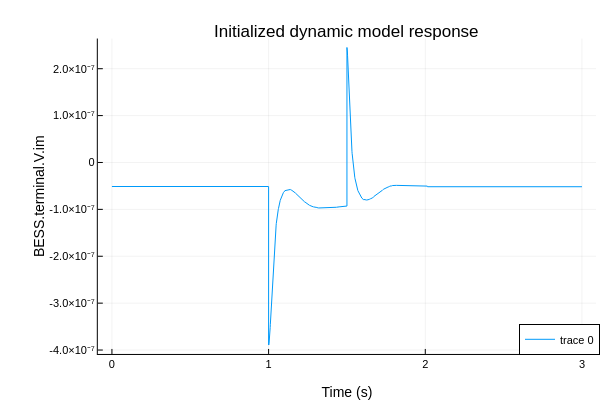

The notebook cell saved with this chart:
### Code cell
# Cell 6: Plot the initialized dynamic model
initialized_df = DataFrame(CSV.File(initialized_resultfile))

plotlyjs()
p = plot(initialized_df[!, "time"], initialized_df[!, PLOT_VARIABLE], label = [PLOT_VARIABLE])
plot!(p, legend = :bottomright, titlefontsize = 12, labelfontsize = 10)
title!(p, "Initialized dynamic model response")
xlabel!(p, "Time (s)")
ylabel!(p, PLOT_VARIABLE)

### Figure 1 — Plotly figure (JSON) as saved in the notebook; plotly's stock layout.template omitted (floating-point values rounded to 4 significant figures; data arrays with more than 128 entries replaced by an {"elided": "..."} marker saying what was removed)
{"data": [{"colorbar": {"len": 0.8761, "title": "", "x": 0.9934, "y": 0.5104}, "legendgroup": ["BESS.terminal.V.im"], "line": {"color": "rgba(0, 154, 250, 1.000)", "dash": "solid", "shape": "linear", "width": 1}, "mode": "lines", "name": ["BESS.terminal.V.im"], "showlegend": true, "type": "scatter", "x": {"elided": "3006 float values"}, "xaxis": "x", "y": {"elided": "3006 float values"}, "yaxis": "y"}], "layout": {"annotations": [{"font": {"color": "rgba(0, 0, 0, 1.000)", "family": "sans-serif", "size": 17}, "rotation": 0, "showarrow": false, "text": "Initialized dynamic model response", "x": 0.5782, "xanchor": "center", "xref": "paper", "y": 1, "yanchor": "top", "yref": "paper"}], "height": 400, "legend": {"bgcolor": "rgba(255, 255, 255, 1.000)", "bordercolor": "rgba(0, 0, 0, 1.000)", "borderwidth": 1, "font": {"color": "rgba(0, 0, 0, 1.000)", "family": "sans-serif", "size": 11}, "title": {"font": {"color": "rgba(0, 0, 0, 1.000)", "family": "sans-serif", "size": 15}, "text": ""}, "tracegroupgap": 0, "traceorder": "normal", "x": 1, "xanchor": "right", "y": 0.07, "yanchor": "bottom"}, "margin": {"b": 20, "l": 0, "r": 0, "t": 20}, "paper_bgcolor": "rgba(255, 255, 255, 1.000)", "plot_bgcolor": "rgba(255, 255, 255, 1.000)", "showlegend": true, "width": 600, "xaxis": {"anchor": "y", "domain": [0.163, 0.9934], "gridcolor": "rgba(0, 0, 0, 0.100)", "gridwidth": 0.5, "linecolor": "rgba(0, 0, 0, 1.000)", "mirror": false, "range": [-0.09, 3.09], "showgrid": true, "showline": true, "showticklabels": true, "tickangle": 0, "tickcolor": "rgb(0, 0, 0)", "tickfont": {"color": "rgba(0, 0, 0, 1.000)", "family": "sans-serif", "size": 11}, "tickmode": "array", "ticks": "inside", "ticktext": ["0", "1", "2", "3"], "tickvals": [0, 1, 2, 3], "title": "Time (s)", "titlefont": {"color": "rgba(0, 0, 0, 1.000)", "family": "sans-serif", "size": 14}, "type": "-", "visible": true, "zeroline": false, "zerolinecolor": "rgba(0, 0, 0, 1.000)"}, "yaxis": {"anchor": "x", "domain": [0.07234, 0.9485], "gridcolor": "rgba(0, 0, 0, 0.100)", "gridwidth": 0.5, "linecolor": "rgba(0, 0, 0, 1.000)", "mirror": false, "range": [-4.084e-07, 2.643e-07], "showgrid": true, "showline": true, "showticklabels": true, "tickangle": 0, "tickcolor": "rgb(0, 0, 0)", "tickfont": {"color": "rgba(0, 0, 0, 1.000)", "family": "sans-serif", "size": 11}, "tickmode": "array", "ticks": "inside", "ticktext": ["-4.0×10⁻⁷", "-3.0×10⁻⁷", "-2.0×10⁻⁷", "-1.0×10⁻⁷", "0", "1.0×10⁻⁷", "2.0×10⁻⁷"], "tickvals": [-4e-07, -3e-07, -2e-07, -1e-07, 0, 1e-07, 2e-07], "title": "BESS.terminal.V.im", "titlefont": {"color": "rgba(0, 0, 0, 1.000)", "family": "sans-serif", "size": 14}, "type": "-", "visible": true, "zeroline": false, "zerolinecolor": "rgba(0, 0, 0, 1.000)"}}}
